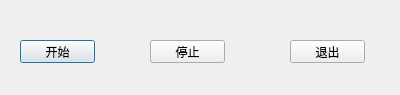
<?xml version="1.0" encoding="UTF-8"?>
<ui version="4.0">
 <class>Dialog</class>
 <widget class="QDialog" name="Dialog">
  <property name="geometry">
   <rect>
    <x>0</x>
    <y>0</y>
    <width>400</width>
    <height>95</height>
   </rect>
  </property>
  <property name="windowTitle">
   <string>Dialog</string>
  </property>
  <widget class="QPushButton" name="pushButton">
   <property name="geometry">
    <rect>
     <x>20</x>
     <y>40</y>
     <width>75</width>
     <height>23</height>
    </rect>
   </property>
   <property name="text">
    <string>开始</string>
   </property>
  </widget>
  <widget class="QPushButton" name="pushButton_2">
   <property name="geometry">
    <rect>
     <x>150</x>
     <y>40</y>
     <width>75</width>
     <height>23</height>
    </rect>
   </property>
   <property name="text">
    <string>停止</string>
   </property>
  </widget>
  <widget class="QPushButton" name="pushButton_3">
   <property name="geometry">
    <rect>
     <x>290</x>
     <y>40</y>
     <width>75</width>
     <height>23</height>
    </rect>
   </property>
   <property name="text">
    <string>退出</string>
   </property>
  </widget>
 </widget>
 <layoutdefault spacing="6" margin="11"/>
 <resources/>
 <connections/>
</ui>
